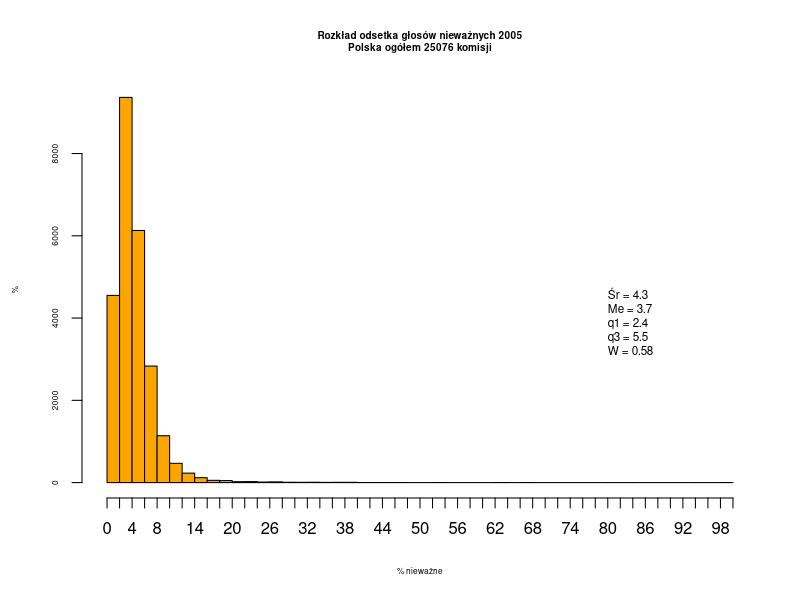
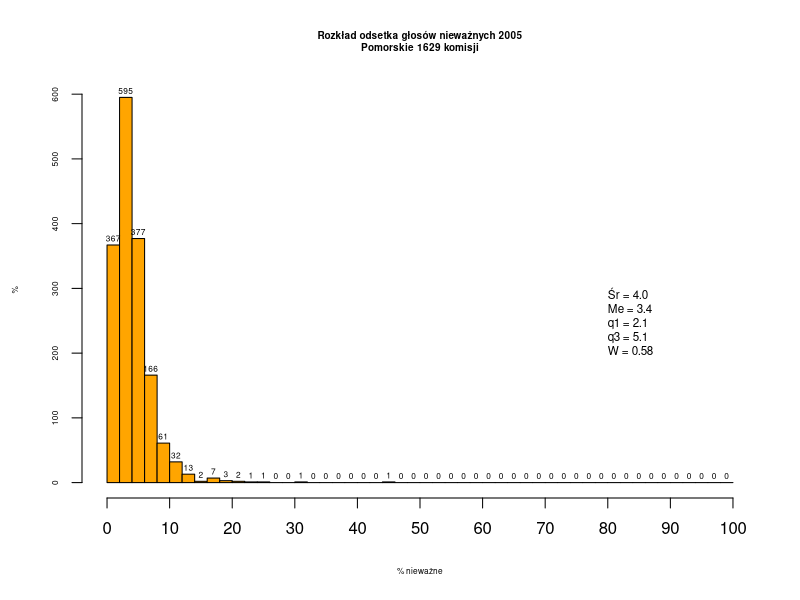
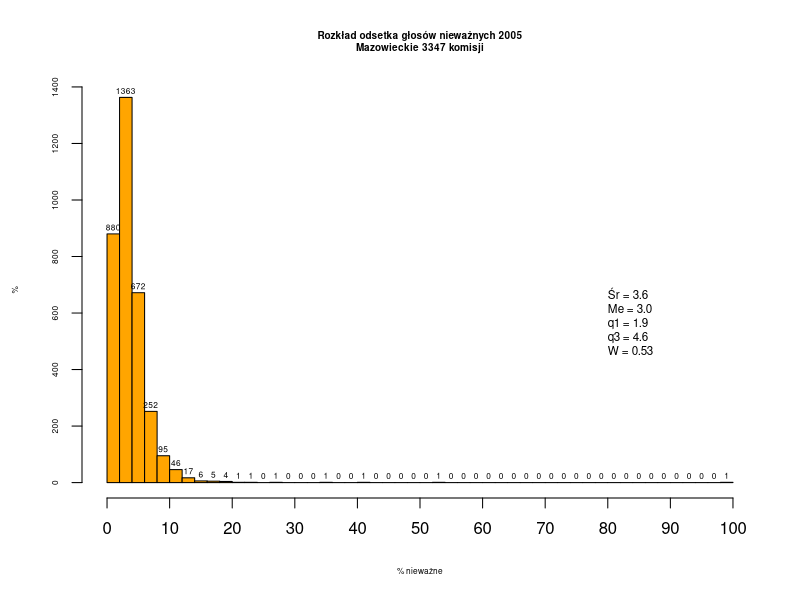
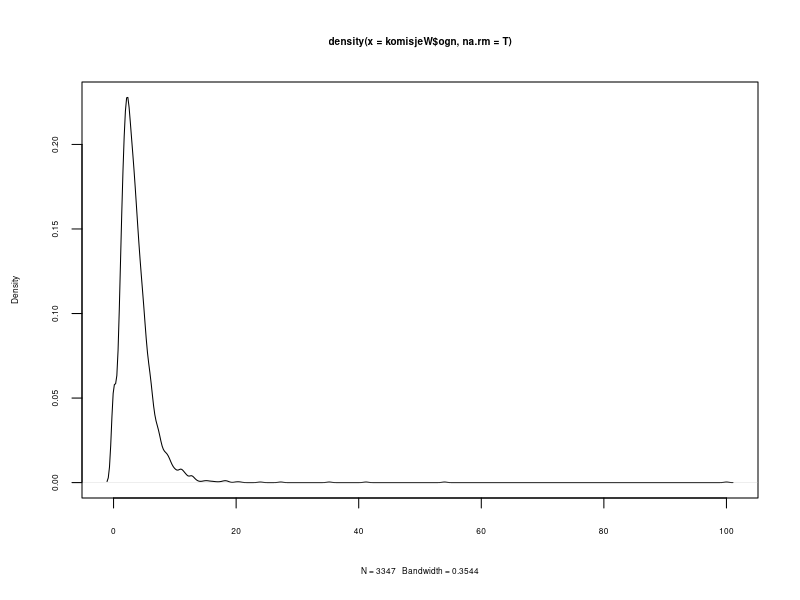

These figures' R source, in order:
#!/usr/bin/Rscript
# Skrypt wykreśla histogramy dla danych z pliku ws2014_komisje.csv
# (więcej: https://github.com/hrpunio/Data/tree/master/ws2014_pobranie_2018)
#
par(ps=6,cex=1,cex.axis=1,cex.lab=1,cex.main=1.2)
komisje <- read.csv("ws2005_komisje.csv", sep = ';',
       header=T, na.string="NA");

komisje$ogn <- komisje$lgnw  / (komisje$lgw + komisje$lgnw) * 100;

summary(komisje$lgnw); fivenum(komisje$lgnw);
sX <- summary(komisje$ogn);
sF <- fivenum(komisje$ogn);
sV <- sd(komisje$ogn, na.rm=TRUE)
skewness <- 3 * (sX[["Mean"]] - sX[["Median"]])/sV

summary_label <- sprintf ("Śr = %.1f\nMe = %.1f\nq1 = %.1f\nq3 = %.1f\nW = %.2f", 
  sX[["Mean"]], sX[["Median"]], sX[["1st Qu."]], sX[["3rd Qu."]], skewness)

## ##
kpN <- seq(0, 100, by=2);
kpX <- c(0, 10,20,30,40,50,60,70,80,90, 100);
nn <- nrow(komisje)

h <- hist(komisje$ogn, breaks=kpN, freq=TRUE,
   col="orange", main=sprintf ("Rozkład odsetka głosów nieważnych 2005\nPolska ogółem %i komisji", nn), 
   ylab="%", xlab="% nieważne", labels=F, xaxt='n' )
   axis(side=1, at=kpN, cex.axis=2, cex.lab=2)
   posX <- .5 * max(h$counts)
text(80, posX, summary_label, cex=1.4, adj=c(0,1))

## ## teryt = teryt
komisje$woj <- substr(komisje$teryt, start=1, stop=2)

komisjeW <- subset (komisje, woj == "22"); ## pomorskie
nn <- nrow(komisjeW)
sX <- summary(komisjeW$ogn); sF <- fivenum(komisjeW$ogn);
sV <- sd(komisjeW$ogn, na.rm=TRUE)
skewness <- 3 * (sX[["Mean"]] - sX[["Median"]])/sV

summary_label <- sprintf ("Śr = %.1f\nMe = %.1f\nq1 = %.1f\nq3 = %.1f\nW = %.2f", 
  sX[["Mean"]], sX[["Median"]], sX[["1st Qu."]], sX[["3rd Qu."]], skewness)

h <- hist(komisjeW$ogn, breaks=kpN, freq=TRUE,
   col="orange", main=sprintf("Rozkład odsetka głosów nieważnych 2005\nPomorskie %i komisji", nn), 
   ylab="%", xlab="% nieważne", labels=T, xaxt='n' )
   axis(side=1, at=kpX, cex.axis=2, cex.lab=2)
   posX <- .5 * max(h$counts)
text(80, posX, summary_label, cex=1.4, adj=c(0,1))

komisjeW <- subset (komisje, woj == "14"); ## mazowieckie
nn <- nrow(komisjeW)
sX <- summary(komisjeW$ogn); sF <- fivenum(komisjeW$ogn);
sV <- sd(komisjeW$ogn, na.rm=TRUE)
skewness <- 3 * (sX[["Mean"]] - sX[["Median"]])/sV

summary_label <- sprintf ("Śr = %.1f\nMe = %.1f\nq1 = %.1f\nq3 = %.1f\nW = %.2f", 
  sX[["Mean"]], sX[["Median"]], sX[["1st Qu."]], sX[["3rd Qu."]], skewness)

h <- hist(komisjeW$ogn, breaks=kpN, freq=TRUE,
   col="orange", main=sprintf("Rozkład odsetka głosów nieważnych 2005\nMazowieckie %i komisji", nn), 
   ylab="%", xlab="% nieważne", labels=T, xaxt='n' )
   axis(side=1, at=kpX, cex.axis=2, cex.lab=2)
   posX <- .5 * max(h$counts)
text(80, posX, summary_label, cex=1.4, adj=c(0,1))


d <- density(komisjeW$ogn, na.rm=T)
plot(d)
estimateDmode <- function(x) { d <- density(x, na.rm=T); d$x[which.max(d$y)] }

estimateDmode(komisjeW$ogn)
